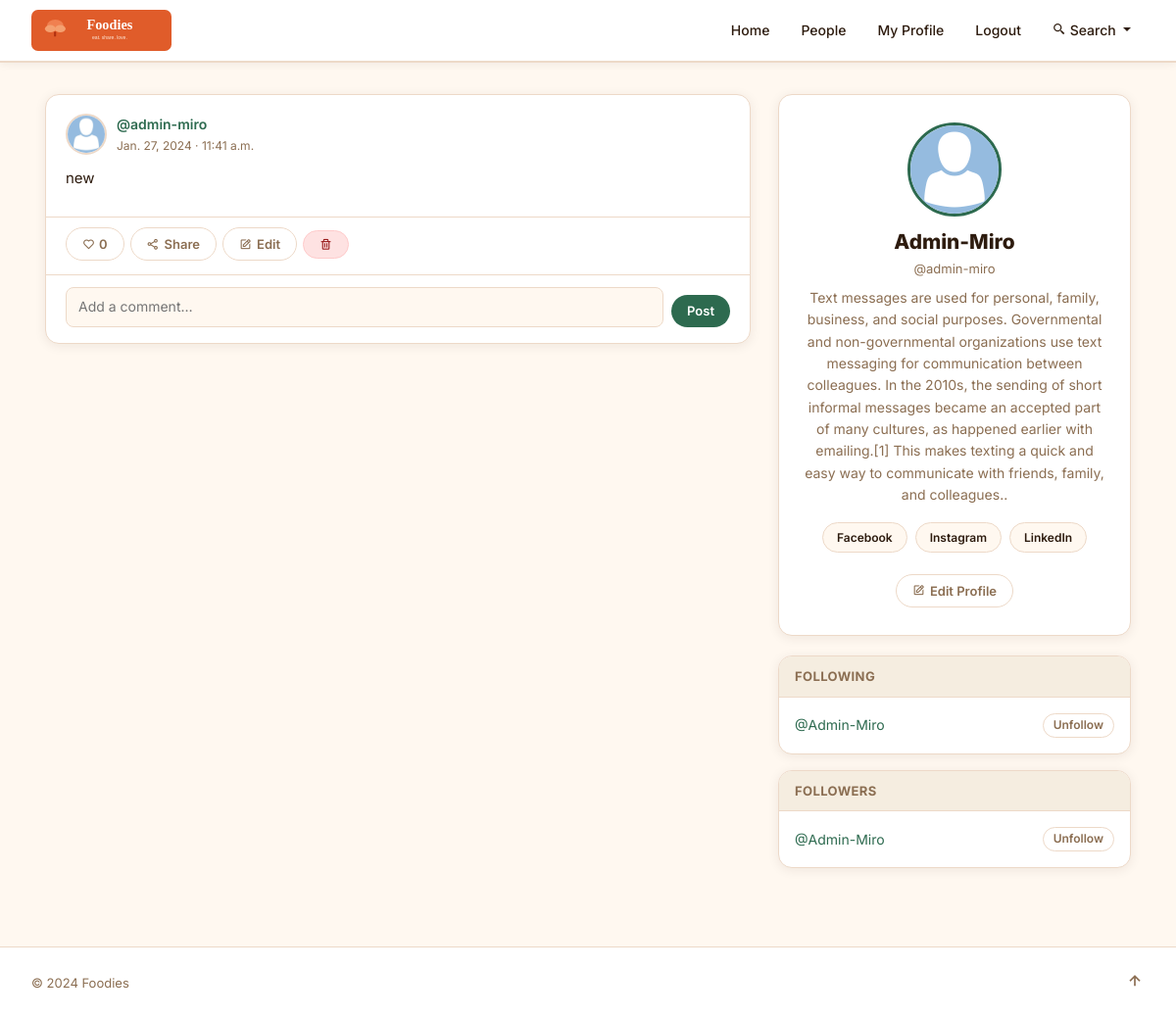
Screenshot of /profile/1 (signed in) with the database file from the repository.
### blog/models.py (models this page shows, shortened)
class Post(models.Model):
    user = models.ForeignKey(
        User, related_name="posts",
        on_delete=models.DO_NOTHING
    )
    body = models.CharField(max_length=200)
    post_image = models.FileField(upload_to='posts/', null=True, blank=True)
    created_at = models.DateTimeField(auto_now_add=True)
    likes = models.ManyToManyField(User, related_name="post_likes", blank=True)
    def number_of_likes(self):
        return self.likes.count()

class Profile(models.Model):
    user = models.OneToOneField(User, on_delete=models.CASCADE)
    follows = models.ManyToManyField("self",
        related_name="followed_by",
        symmetrical=False,
        blank=True)
    profile_image = models.ImageField(upload_to='profiles/', null=True, blank=True)
    date_modified = models.DateTimeField(auto_now=True )
    profile_bio = models.TextField(null=True, blank=True, max_length=500)
    facebook_link = models.CharField(null=True, blank=True, max_length=100)
    homepage_link = models.CharField(null=True, blank=True, max_length=100)
    instagram_link = models.CharField(null=True, blank=True, max_length=100)
    linkedin_link = models.CharField(null=True, blank=True, max_length=100)
    def __str__(self):
        return self.user.username

### blog/views.py (the view, shortened to what this page needs)
# urls.py: path('profile/<int:pk>',views.profile, name='profile'),
def profile(request, pk):
    if request.user.is_authenticated:
        profile = Profile.objects.get(user_id=pk)
        posts = Post.objects.filter(user_id=pk).order_by("-created_at")
        comment_form = CommentForm()
        return render(request, "blog/profile.html", {"profile": profile, "posts": posts, "comment_form": comment_form})
    else:
        messages.success(request, "You Must Be Logged In To View This Page...")
        return redirect('blog-home')

### blog/forms.py
class CommentForm(forms.ModelForm):
    text = forms.CharField(
        required=True,
        widget=forms.Textarea(
            attrs={
                "placeholder": "Enter Your Comment",
                "class": "form-control",
                "rows": 2,
            }
        ),
        label="",
    )
    class Meta:
        model = Comment
        fields = ("text",)

### blog/templates/blog/profile.html (shortened to what this page needs)
{% extends "blog/base.html" %}
{% load static %}
{% block content %}
<div class="page-container">
  {% if profile %}
  <div class="feed-grid">
    <main>
      {% if posts %}
        {% for post in posts %}
        <article class="post-card">
          <div class="post-card__body">
            <div class="post-card__meta">
              {% if post.user.profile.profile_image %}
                <img src="{{ post.user.profile.profile_image.url }}"
                     class="post-card__avatar" alt="{{ post.user.username }}">
              {% else %}
                <img src="{% static 'images/default.jpg' %}"
                     class="post-card__avatar" alt="Avatar">
              {% endif %}
              <div>
                <a class="post-card__author" href="{% url 'profile' post.user.id %}">
                  @{{ post.user.username|lower }}
                </a>
                <div class="post-card__date">{{ post.created_at|date:"N j, Y · g:i a" }}</div>
              </div>
            </div>
            <p class="post-card__text">{{ post.body }}</p>
          </div>
          <div class="post-card__actions">
            {% if user in post.likes.all %}
              <a href="{% url 'post_like' post.id %}" class="btn btn-primary" style="gap:4px;">
                <i class='bx bxs-heart'></i> {{ post.number_of_likes }}
              </a>
            {% else %}
              <a href="{% url 'post_like' post.id %}" class="btn btn-ghost" style="gap:4px;">
                <i class='bx bx-heart'></i> {{ post.number_of_likes }}
              </a>
            {% endif %}
            <a href="{% url 'post_show' post.id %}" class="btn btn-ghost">
              <i class='bx bx-share-alt'></i> Share
            </a>
            {% if request.user.username == post.user.username %}
              <a href="{% url 'edit_post' post.id %}" class="btn btn-ghost">
                <i class='bx bx-edit'></i> Edit
              </a>
              <a href="{% url 'delete_post' post.id %}" class="btn btn-danger">
                <i class='bx bx-trash'></i>
              </a>
            {% endif %}
          </div>
          {% if user.is_authenticated %}
          <div class="comment-form">
            <form method="POST" action="{% url 'profile' profile.user.id %}"
                  style="display:flex;gap:8px;width:100%;align-items:flex-end;">
              <input type="text" name="text" placeholder="Add a comment…" required>
              <button type="submit" class="btn btn-primary">Post</button>
            </form>
          </div>
          {% endif %}
        </article>
        {% endfor %}
      {% else %}
        <div class="post-card" style="padding:32px;text-align:center;color:var(--muted);">
          No posts yet.
        </div>
      {% endif %}
    </main>
    <aside class="sidebar">
      <div class="profile-header">
        {% if profile.profile_image %}
          <img src="{{ profile.profile_image.url }}" class="profile-avatar" alt="{{ profile.user.username }}">
        {% else %}
          <img src="{% static 'images/default.jpg' %}" class="profile-avatar" alt="Avatar">
        {% endif %}
        <h2 class="profile-username">{{ profile.user.username }}</h2>
        <p style="color:var(--muted);font-size:13px;margin:0;">@{{ profile.user.username|lower }}</p>
        {% if profile.profile_bio %}
          <p class="profile-bio">{{ profile.profile_bio }}</p>
        {% endif %}
        {% if profile.homepage_link or profile.facebook_link or profile.instagram_link or profile.linkedin_link %}
        <div class="profile-links">
          {% if profile.facebook_link %}
            <a href="{{ profile.facebook_link }}" target="_blank" class="profile-link-btn">Facebook</a>
          {% endif %}
          {% if profile.instagram_link %}
            <a href="{{ profile.instagram_link }}" target="_blank" class="profile-link-btn">Instagram</a>
          {% endif %}
          {% if profile.linkedin_link %}
            <a href="{{ profile.linkedin_link }}" target="_blank" class="profile-link-btn">LinkedIn</a>
          {% endif %}
        </div>
        {% endif %}
        {% if request.user.id == profile.user.id %}
          <a href="{% url 'update_user' %}" class="btn btn-ghost" style="margin-top:8px;">
            <i class='bx bx-edit'></i> Edit Profile
          </a>
        {% endif %}
      </div>
      <div class="follow-card">
        <div class="follow-card__title">Following</div>
        <div class="follow-card__list">
          {% for following in profile.follows.all %}
          <div class="follow-item">
            <a href="{% url 'profile' following.user.id %}">@{{ following }}</a>
            {% if request.user.is_authenticated and request.user.id == profile.user.id %}
              <a href="{% url 'unfollow' following.user.id %}" class="btn btn-ghost" style="padding:3px 10px;font-size:12px;">Unfollow</a>
            {% endif %}
          </div>
          {% empty %}
            <p style="color:var(--muted);font-size:13px;margin:4px 0;">Not following anyone yet.</p>
          {% endfor %}
        </div>
      </div>
      <div class="follow-card">
        <div class="follow-card__title">Followers</div>
        <div class="follow-card__list">
          {% for follower in profile.followed_by.all %}
          <div class="follow-item">
            <a href="{% url 'profile' follower.user.id %}">@{{ follower }}</a>
            {% if follower in profile.follows.all %}
              <a href="{% url 'unfollow' follower.user.id %}" class="btn btn-ghost" style="padding:3px 10px;font-size:12px;">Unfollow</a>
            {% else %}
              <a href="{% url 'follow' follower.user.id %}" class="btn btn-sage" style="padding:3px 10px;font-size:12px;">Follow</a>
            {% endif %}
          </div>
          {% empty %}
            <p style="color:var(--muted);font-size:13px;margin:4px 0;">No followers yet.</p>
          {% endfor %}
        </div>
      </div>
    </aside>
  </div>
  {% endif %}
</div>
{% endblock content %}

### blog/static/style.css (style rules this page uses)
:root { --cream: #FFF8F0; --cream-dark:#F5EDE0; --terracotta:#2D6A4F; --terra-dark:#1B4332; --sage: #4A7C59; --sage-light:#6B9E79; --brown: #2D1B0E; --muted: #8B6E52; --border: #EDD9C8; --white: #FFFFFF; --shadow: 0 2px 12px rgba(45,27,14,.08); --shadow-lg: 0 6px 24px rgba(45,27,14,.13); --radius: 14px; --radius-sm: 8px; }
*, *::before, *::after { box-sizing: border-box; }
body { background-color: var(--cream); color: var(--brown); font-family: 'Inter', system-ui, -apple-system, sans-serif; font-size: 15px; line-height: 1.6; margin: 0; }
a { color: var(--terracotta); text-decoration: none; }
img { max-width: 100%; height: auto; display: block; }
.page-container { max-width: 1140px; margin: 0 auto; padding: 32px 16px 64px; }
.feed-grid { display: grid; grid-template-columns: 1fr 360px; gap: 28px; align-items: start; }
.post-card { background: var(--white); border: 1px solid var(--border); border-radius: var(--radius); box-shadow: var(--shadow); margin-bottom: 20px; overflow: hidden; transition: box-shadow .2s; }
.post-card__body { padding: 18px 20px 12px; }
.post-card__meta { display: flex; align-items: center; gap: 10px; margin-bottom: 12px; }
.post-card__avatar { width: 42px; height: 42px; border-radius: 50%; object-fit: cover; border: 2px solid var(--border); flex-shrink: 0; }
.post-card__author { font-weight: 600; font-size: 14px; color: var(--terracotta); }
.post-card__date { font-size: 12px; color: var(--muted); }
.post-card__text { font-size: 15px; color: var(--brown); margin: 0 0 14px; line-height: 1.65; }
.post-card__actions { display: flex; align-items: center; gap: 6px; padding: 10px 20px 14px; border-top: 1px solid var(--border); flex-wrap: wrap; }
.btn { display: inline-flex; align-items: center; gap: 5px; padding: 7px 16px; border-radius: 20px; font-size: 13px; font-weight: 600; cursor: pointer; border: none; transition: background .15s, transform .1s; line-height: 1.4; text-decoration: none; }
.btn-primary { background: var(--terracotta); color: var(--white); }
.btn-ghost { background: transparent; color: var(--muted); border: 1px solid var(--border); }
.btn-danger { background: #FEE2E2; color: #991B1B; border: 1px solid #FECACA; }
.comment-form { padding: 12px 20px 16px; display: flex; gap: 8px; border-top: 1px solid var(--border); align-items: flex-end; }
.comment-form textarea, .comment-form input[type="text"] { flex: 1; border: 1px solid var(--border); border-radius: var(--radius-sm); padding: 8px 12px; font-size: 14px; resize: none; background: var(--cream); color: var(--brown); }
.form-control, textarea.form-control, select.form-control, input[type="text"], input[type="email"], input[type="password"], input[type="url"], textarea { width: 100%; padding: 9px 13px; border: 1px solid var(--border); border-radius: var(--radius-sm); background: var(--cream); color: var(--brown); font-size: 14px; transition: border-color .15s, box-shadow .15s; }
.profile-header { background: var(--white); border: 1px solid var(--border); border-radius: var(--radius); box-shadow: var(--shadow); padding: 28px 24px; text-align: center; margin-bottom: 20px; }
.profile-avatar { width: 96px; height: 96px; border-radius: 50%; object-fit: cover; border: 3px solid var(--terracotta); margin: 0 auto 14px; }
.profile-username { font-size: 1.3rem; font-weight: 800; color: var(--brown); margin: 0 0 4px; }
.profile-bio { color: var(--muted); font-size: 14px; margin: 8px 0 16px; }
.profile-links { display: flex; justify-content: center; gap: 8px; flex-wrap: wrap; margin-bottom: 14px; }
.profile-link-btn { padding: 5px 14px; border-radius: 16px; font-size: 12px; font-weight: 600; border: 1px solid var(--border); background: var(--cream); color: var(--brown); transition: background .15s; }
.follow-card { background: var(--white); border: 1px solid var(--border); border-radius: var(--radius); box-shadow: var(--shadow); overflow: hidden; margin-bottom: 16px; }
.follow-card__title { padding: 10px 16px; background: var(--cream-dark); border-bottom: 1px solid var(--border); font-weight: 700; font-size: 13px; text-transform: uppercase; letter-spacing: .4px; color: var(--muted); }
.follow-card__list { padding: 10px 16px; }
.follow-item { display: flex; align-items: center; justify-content: space-between; padding: 6px 0; font-size: 14px; border-bottom: 1px solid var(--border); }
.follow-item:last-child { border-bottom: none; }

### rows the page displays
Post: user.username "admin-miro", created_at "Jan. 27, 2024 · 11:41 a.m.", body "new", number_of_likes "0", shows "Edit"
Profile: user.username "Admin-Miro", user.username "admin-miro", profile_bio "Text messages are used for personal, family, business, and social purposes. Governmental and non-governmental organizations use text messaging for communication between colleagues. In the 2010s, the sending of short informal messages became an accepted part of many cultures, as happened earlier with emailing.[1] This makes texting a quick and easy way to communicate with friends, family, and colleagues..", shows "Unfollow"
